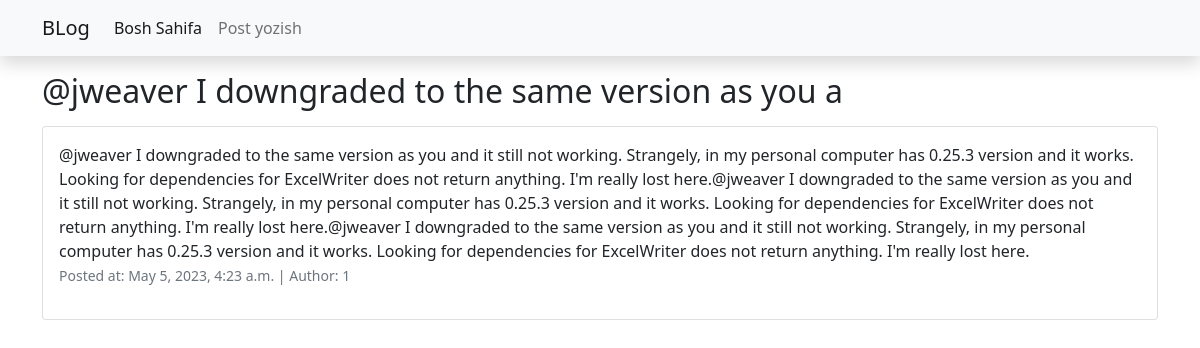
Screenshot of /3/ with the database file from the repository.
### posts/models.py (models this page shows, shortened)
class Post(models.Model):
    author = models.ForeignKey(User, on_delete=models.CASCADE)
    title = models.CharField(max_length=50)
    body = models.TextField()
    created = models.DateTimeField(auto_now_add=True)
    updated = models.DateTimeField(auto_now=True)
    class Meta:
        ordering = ['-id']

### posts/views.py (the view)
# urls.py: path('<int:pk>/', PostDetailView.as_view(), name="detail"),
class PostDetailView(generic.DetailView):
    model = Post
    template_name = 'detail.html'
    context_object_name = 'post'

### templates/detail.html (shortened to what this page needs)
{% extends "base.html" %}
{% block content %}
    <h2 class="mt-3" >{{post.title}}</h2>
    <div class="card mt-3 ">
        <div class="card-body">
            {{post.body}}
            <p> <small class="text-muted" > Posted at: {{post.created}} | Author: {{post.author}} </small> </p>
      </div>
    </div>
{% endblock %}

### rows the page displays
Post: title "@jweaver I downgraded to the same version as you a", body "@jweaver I downgraded to the same version as you and it still not working. Strangely, in my personal computer has 0.25.3 version and it works. Looking for dependencies for ExcelWriter does not return anything. I'm really lost here.@jweaver I downgraded to the same version as you and it still not working. Strangely, in my personal computer has 0.25.3 version and it works. Looking for dependencies for ExcelWriter does not return anything. I'm really lost here.@jweaver I downgraded to the same version as you and it still not working. Strangely, in my personal computer has 0.25.3 version and it works. Looking for dependencies for ExcelWriter does not return anything. I'm really lost here.", created "May 5, 2023, 4:23 a.m.", author "1"
